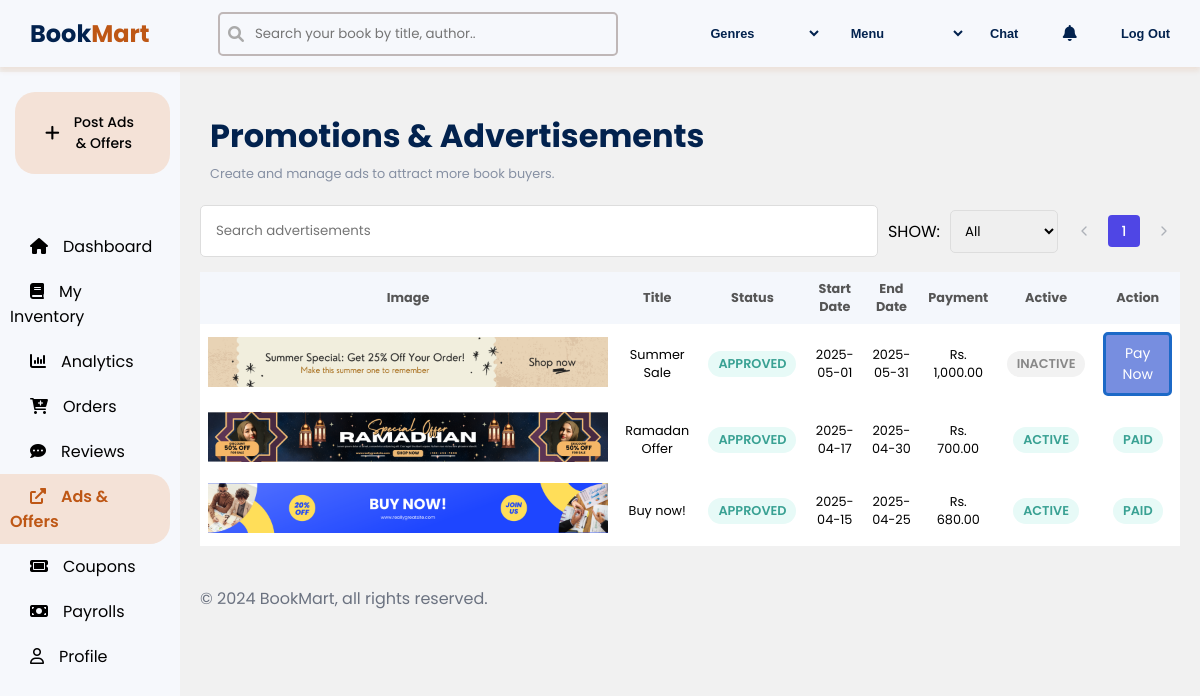
Page /public/BookstoreController/advertisments (signed in) on the committed database.
### tables this page shows
CREATE TABLE `store_add` (
  `id` int(11) NOT NULL,
  `store_id` int(11) NOT NULL,
  `image_path` varchar(255) NOT NULL,
  `title` text DEFAULT NULL,
  `status` enum('pending','approved','rejected') DEFAULT 'pending',
  `posted_date` datetime DEFAULT current_timestamp(),
  `start_date` date DEFAULT NULL,
  `end_date` date DEFAULT NULL,
  `payment_amount` decimal(10,0) NOT NULL,
  `active_status` int(11) NOT NULL DEFAULT 0
);

### app/controllers/BookstoreController.php (called while the page is built, shortened)
<?php
class BookstoreController extends Controller{
    public function advertisments() {
        $advModel = new StoreAdvModel();
        $currentPage = isset($_GET['page']) ? (int)$_GET['page'] : 1;
        $itemsPerPage = 10;
        $offset = ($currentPage - 1) * $itemsPerPage;
        $filterStatus = isset($_GET['status']) ? $_GET['status'] : 'all';
        $advModel->setLimit($itemsPerPage);
        $advModel->setOffset($offset);
        $baseConditions = ['store_id' => $_SESSION['user_id']];
        $totalAds = $advModel->count($baseConditions);
        $totalPages = ceil($totalAds / $itemsPerPage);
        $advertisments = $advModel->where($baseConditions);
        $this->view('bookstoreAds', [
            'advertisments' => $advertisments,
            'currentPage' => $currentPage,
            'totalPages' => $totalPages,
            'filterStatus' => $filterStatus
        ]);
    }
}

### public/index.php (called while the page is built, shortened)
<?php
require "../app/core/init.php";
$app = new App;
$app->loadController();

### app/core/init.php (called while the page is built, shortened)
<?php
spl_autoload_register(function($classname){
    $filename = "../app/models/".ucfirst($classname). ".php";
});
require 'Database.php';
require 'Model.php';

### app/core/Model.php (called while the page is built, shortened)
<?php
Trait Model{
    protected $limit = 10;
    protected $offset ='0';
    protected $order_column = "id";
    protected $order_type = "desc";
    public function setLimit($limit) {
        $this->limit = $limit;
    }
    public function setOffset($offset) {
        $this->offset = $offset;
    }
    public function where($data,$data_not = []){
        $keys = array_keys($data);
        $query="SELECT * FROM $this->table WHERE ";
        foreach($keys as $key){
            $query .= $key . "=:" .$key . " && ";
        }
        $query =trim($query," && "). " ";
        $query .="order by $this->order_column $this->order_type limit $this->limit offset $this->offset" ;
        $data = array_merge($data,$data_not);
        return $this->query($query,$data);
    }
    public function count($data = [], $data_not = []) {
        $keys = array_keys($data);
        $keys_not = array_keys($data_not);
        $query = "SELECT COUNT(*) as total FROM $this->table WHERE ";
        foreach ($keys as $key) {
            $query .= $key . "=:" . $key . " && ";
        }
        $query = trim($query, " && ");
        $data = array_merge($data, $data_not);
        $result = $this->query($query, $data);
        return $result ? $result[0]->total : 0;
    }
}

### app/core/Database.php (called while the page is built, shortened)
<?php
Trait Database{
    private $pdo;
    protected function connect() {
        if (!$this->pdo) {
            $string = "mysql:hostname=" . DBHOST . ";dbname=" . DBNAME;
            $this->pdo = new PDO($string, DBUSER, DBPASS);
        }
        return $this->pdo;
    }
    public function query($query,$data = []){
        $conn = $this->connect();
        $stm=$conn->prepare($query);
        $check = $stm->execute($data);
        if($check){
            $result = $stm->fetchAll(PDO::FETCH_OBJ);
            if(is_array($result) && count($result)){
                return $result;
            }
        }
        return false;
    }
}

### app/views/bookstoreAds.view.php (the view, shortened to what this page needs)
<!DOCTYPE html>
<html lang="en">
<head>
    <link rel="stylesheet" href="<?= ROOT ?>/assets/CSS/bookstoreInventory.css">
    <link rel="stylesheet" href="https://cdnjs.cloudflare.com/ajax/libs/font-awesome/6.0.0-beta3/css/all.min.css">
</head>
<body>
    <?php include 'secondaryNavBar.view.php'; ?>
     <?php include 'commonSidebar.view.php'; ?>
    <div class="container">
            <div class="inventory-title ">
                <div class="Heading">
                    <h1>Promotions & Advertisements</h1>
                    <span class="sub-heading">Create and manage ads to attract more book buyers.</span>
                </div>
            </div>
                <div class="inventory-toolbar">
                    <input type="text" placeholder="Search advertisements" class="inventory-search-bar">
                    <div class="filter">
                        <label for="status-filter">SHOW:</label>
                        <select id="status-filter" class="status-filter">
                            <option value="all" <?= $filterStatus === 'all' ? 'selected' : '' ?>>All</option>
                        </select>
                    </div>
                    <div class="pagination">
                <div class="pagination-item pagination-arrow <?= $currentPage <= 1 ? 'disabled' : '' ?>">
                    <?php if ($currentPage > 1): ?>
                        <a href="?page=<?= $currentPage - 1 ?>&status=<?= urlencode($filterStatus) ?>">
                            <svg xmlns="http://www.w3.org/2000/svg" width="16" height="16" viewBox="0 0 24 24" fill="none"
                                stroke="currentColor" stroke-width="2" stroke-linecap="round" stroke-linejoin="round">
                                <polyline points="15 18 9 12 15 6"></polyline>
                            </svg>
                        </a>
                    <?php else: ?>
                        <svg xmlns="http://www.w3.org/2000/svg" width="16" height="16" viewBox="0 0 24 24" fill="none"
                            stroke="currentColor" stroke-width="2" stroke-linecap="round" stroke-linejoin="round">
                            <polyline points="15 18 9 12 15 6"></polyline>
                        </svg>
                    <?php endif; ?>
                </div>
                <?php for ($i = 1; $i <= $totalPages; $i++): ?>
                    <?php if ($i == 1 || $i == $totalPages || abs($i - $currentPage) <= 1): ?>
                        <div class="pagination-item pagination-number <?= $currentPage == $i ? 'active' : '' ?>">
                            <a href="?page=<?= $i ?>&status=<?= urlencode($filterStatus) ?>" style="color: inherit; text-decoration: none; width: 100%; height: 100%; display: flex; align-items: center; justify-content: center;">
                                <?= $i ?>
                            </a>
                        </div>
                    <?php elseif ($i == 2 && $currentPage > 3 || $i == $totalPages - 1 && $currentPage < $totalPages - 2): ?>
                        <div class="pagination-item pagination-dots">...</div>
                    <?php endif; ?>
                <?php endfor; ?>
                <div class="pagination-item pagination-arrow <?= $currentPage >= $totalPages ? 'disabled' : '' ?>">
                    <?php if ($currentPage < $totalPages): ?>
                        <a href="?page=<?= $currentPage + 1 ?>&status=<?= urlencode($filterStatus) ?>">
                            <svg xmlns="http://www.w3.org/2000/svg" width="16" height="16" viewBox="0 0 24 24" fill="none"
                                stroke="currentColor" stroke-width="2" stroke-linecap="round" stroke-linejoin="round">
                                <polyline points="9 18 15 12 9 6"></polyline>
                            </svg>
                        </a>
                    <?php else: ?>
                        <svg xmlns="http://www.w3.org/2000/svg" width="16" height="16" viewBox="0 0 24 24" fill="none"
                            stroke="currentColor" stroke-width="2" stroke-linecap="round" stroke-linejoin="round">
                            <polyline points="9 18 15 12 9 6"></polyline>
                        </svg>
                    <?php endif; ?>
                </div>
                </div>
                </div>
                <?php if (!empty($advertisments)): ?>
                <table class="inventory-table">
                    <thead>
                        <tr>
                            <th>Image</th>
                            <th>Title</th>
                            <th>Status</th>
                            <th>Start Date</th>
                            <th>End Date</th>
                            <th>Payment</th>
                            <th>Active</th>
                            <th>Action</th>
                        </tr>
                    </thead>
                    <tbody>
                            <?php foreach ($advertisments as $ad): ?>
                                <tr>
                                    <td class="td-image">
                                        <?php if (!empty($ad->image_path)): ?>
                                            <img src="<?= ROOT ?>\assets\Images\store_advertisments\<?= $ad->image_path ?>" alt="Ad Image" style="width: auto; height: 50px; object-fit: cover;">
                                        <?php else: ?>
                                            No image
                                        <?php endif; ?>
                                    </td>
                                    <td><?= htmlspecialchars($ad->title) ?></td>
                                    <td>
                                        <?php if($ad->status = 'approved'){
                                            $class = 'tag-green';
                                        }else{
                                            $class = 'tag-red';
                                        }
                                        ?>
                                       <span class="tag <?= $class?>"> <?= ucfirst($ad->status) ?> </span>
                                    </td>
                                    <td><?= $ad->start_date ?></td>
                                    <td><?= $ad->end_date ?></td>
                                    <td>Rs. <?= number_format($ad->payment_amount, 2) ?></td>
                                    <td>
                                        <?= $ad->active_status == 1 ? '<span class="tag tag-green">Active</span>' : '<span class="tag tag-grey">Inactive</span>' ?>
                                    </td>
                                    <td>
                                    <?php if ($ad->payment_amount > 0 && $ad->active_status == 0): ?>
                                        <form method="POST" action="<?= ROOT ?>/Payment/payAd">
                                            <button type="submit" class="pay-btn">Pay Now</button>
                                        </form>
                                    <?php elseif ($ad->payment_amount > 0 && $ad->active_status == 1): ?>
                                        <span class="tag tag-green">Paid</span>
                                    <?php else: ?>
                                        <span class="tag tag-grey">-</span>
                                    <?php endif; ?>
                                </td>
                                </tr>
                            <?php endforeach; ?>
                    </tbody>
            </table>
            <?php else: ?>
                            <div class="message-div">No advertisements found.</div>
            <?php endif; ?>
    </div>
    <footer class="small-footer">
            <p>&copy; 2024 BookMart, all rights reserved.</p>
    </footer>
</body>
</html>

### public/assets/CSS/bookstoreInventory.css (style rules this page uses)
* { margin: 0; box-sizing: border-box; font-family: 'poppins',Calibri, sans-serif; }
body { background-color: #F1F1F1; }
.container { width:85%; margin-top: 6%; margin-left: 15%; padding: 20px; }
.inventory-title { text-align: left; font-size: 1rem; color: #02224E; margin-top: 20px; margin-bottom: 20px; margin-left: 10px; }
.sub-heading { margin-top: 20px; font-size: 0.8rem; color: #8690a3; }
.inventory-toolbar { display: flex; gap: 10px; margin-bottom: 15px; align-items: center; }
.inventory-search-bar { flex: 1; padding: 15px; border: 1px solid #ddd; border-radius: 5px; }
.inventory-table { width: 100%; font-size: 0.8rem; border-collapse: collapse; background: #fff; margin-top: 10px; }
.inventory-table thead tr { background-color: #f4f7fc; color: #555; }
.inventory-table th, .inventory-table td { padding: 8px; text-align: center; }
.td-image { margin:0; padding: 0; }
.tag { display: inline-block; padding: 4px 10px; border-radius: 15px; font-size: 0.8rem; font-weight: 600; text-transform: uppercase; margin: 2px; }
.tag-green { background-color: #e7faf7; color: #39a193; }
.tag-grey { background-color: #f2f2f2; color: #888888; }
.filter { display: flex; align-items: center; }
.status-filter { padding: 10px; border: 1px solid #ddd; border-radius: 5px; margin-left: 10px; }
input { accent-color: #BE5715; }
.small-footer { margin-left: 15%; padding: 20px; margin-top: 0; margin-bottom: 3rem; }
.small-footer p { color: #6b7280; }
.pay-btn { background-color: #778ee0; color: #fff; border: solid 3px #1c69c7; padding: 8px 15px; border-radius: 5px; cursor: pointer; font-size: 14px; }
.pagination { display: flex; align-items: center; gap: 8px; margin:0 ; }
.pagination-item { width: 32px; height: 32px; border-radius: 4px; display: flex; align-items: center; justify-content: center; cursor: pointer; color: #6b7280; font-size: 14px; transition: all 0.2s ease; }
.pagination-arrow { color: #6b7280; }
.pagination-arrow.disabled { opacity: 0.5; cursor: not-allowed; }
.pagination-number { font-weight: 500; }
.pagination-number.active { background-color: #4f46e5; color: white; }

### rows in the picture
store_add: image_path (picture), title "Summer Sale", status "APPROVED", start_date "2025-05-01", end_date "2025-05-31", payment_amount "1,000.00", active_status "INACTIVE"
store_add: image_path (picture), title "Ramadan Offer", status "APPROVED", start_date "2025-04-17", end_date "2025-04-30", payment_amount "700.00", active_status "ACTIVE"
store_add: image_path (picture), title "Buy now!", status "APPROVED", start_date "2025-04-15", end_date "2025-04-25", payment_amount "680.00", active_status "ACTIVE"
